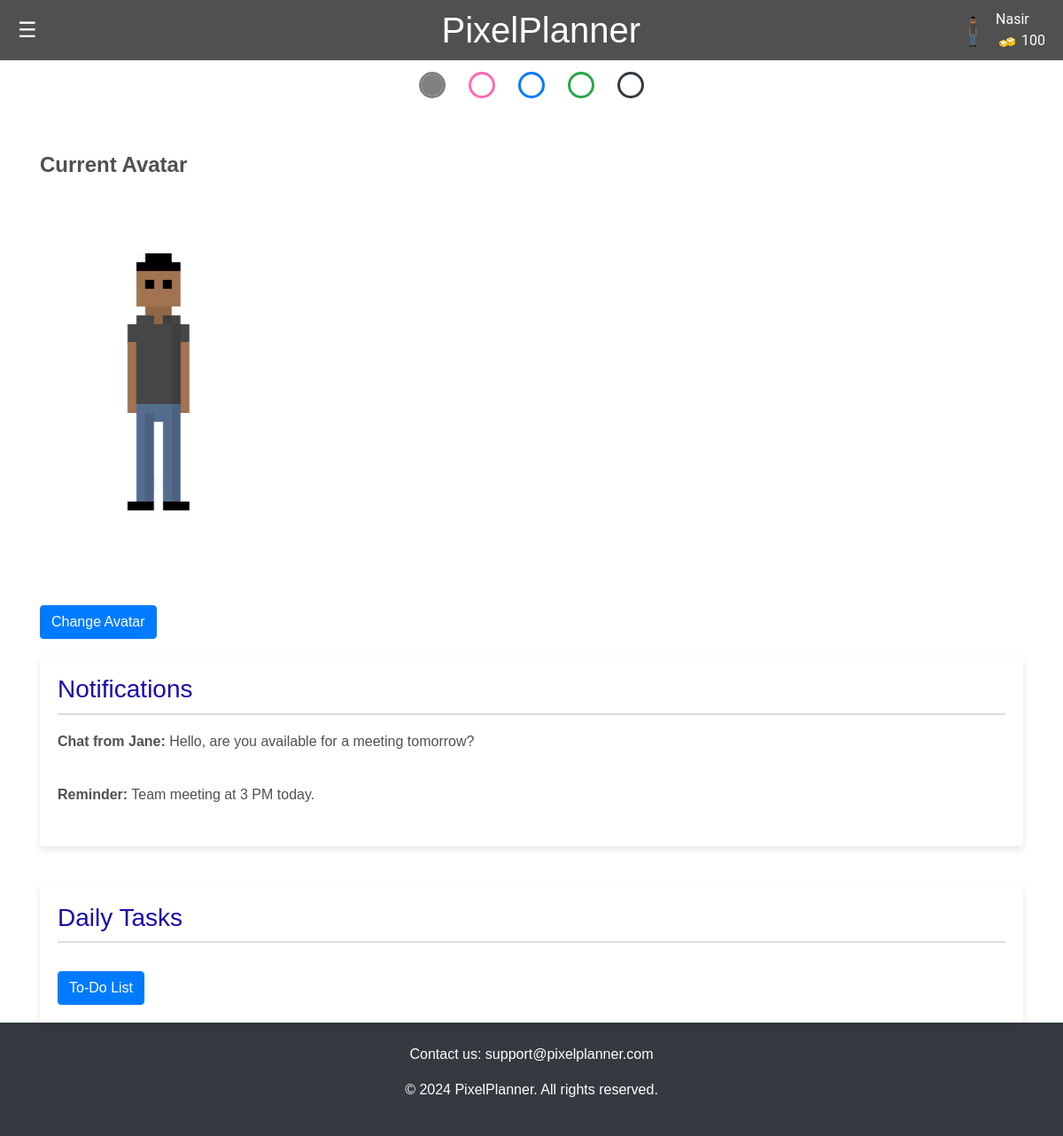
/dashboard (signed in), run on the app's committed database.
### app.py (models this page shows, shortened)
class User(db.Model):
    id = db.Column(db.Integer, primary_key=True)
    name = db.Column(db.String(100), nullable=False)
    email = db.Column(db.String(100), unique=True)
    password = db.Column(db.String(100))
    canvas_api_key = db.Column(db.String(255))
    course_codes_list = db.Column(db.String(255))
    avatar = db.Column(db.String(255))
    coins = db.Column(db.Integer)
    color_picker_unlocked = db.Column(db.Boolean, default=False)
    user_items = db.relationship('UserItem', backref='user', lazy=True, cascade="all, delete, delete-orphan")

### app.py (the view)
@app.route('/dashboard')
def dashboard():
    if 'email' not in session:
        flash('Please log in to access the dashboard.')
        return redirect(url_for('login'))
    user = User.query.filter_by(email=session['email']).first()
    assignments = Todo.query.all()
    if not user:
        flash('User not found.')
        return redirect(url_for('login'))
    return render_template('dashboard.html', user=user, tasks = assignments)

### templates/dashboard.html (shortened to what this page needs)
<!DOCTYPE html>
<html lang="en">
<head>
  <link rel="stylesheet" href="https://cdn.jsdelivr.net/npm/bootstrap@4.6.2/dist/css/bootstrap.min.css">
  <link rel="stylesheet" href="/static/css/styles.css">
</head>
<header>
    <div class="menu-icon" onmouseover="openNav()" onmouseout="closeNav()">&#9776;</div>
    <h1>PixelPlanner</h1>
    <div class="profile-info">
        <img src="{{ url_for('static', filename='images/' + user.avatar) }}" alt="User Avatar" class="avatar">
        <div class="player-info">
            <span class="player-name">{{session.get('user_name', 'Guest')}}</span>
            <span class="player-coins"><img src="{{ url_for('static', filename='images/coin.png') }}" alt="Coin"> {{
                user.coins }}</span>
</header>
<body>
    {% if user.color_picker_unlocked %}
    <form class="color-picker">
        <fieldset>
            <input type="radio" name="theme" id="light" checked>
            <input type="radio" name="theme" id="pink">
            <input type="radio" name="theme" id="blue">
            <input type="radio" name="theme" id="green">
            <input type="radio" name="theme" id="dark">
        </fieldset>
    </form>
    {% else %}
    <p class="locked-feature-notice">Visit the Shop to Unlock Themes</p>
    {% endif %}
<div class="container mt-5">
    <div class="row">
        <div class="col-md-6">
            <h3 class="avatar-header"> Current Avatar</h3>
            <img src="{{ url_for('static', filename='images/' + (user.avatar if user.avatar else 'pixelBoy.png')) }}" alt="User Avatar" class="user-avatar-large">
            <br>
            <a href="/shop" class="btn btn-primary mt-3">Change Avatar</a>
        </div>
        <div class="col-md-12">
            <div class="notification-box rounded">
                <h3>Notifications</h3>
                <p><strong>Chat from Jane:</strong> Hello, are you available for a meeting tomorrow?</p>
                <p><strong>Reminder:</strong> Team meeting at 3 PM today.</p>
            </div>
        </div>
        <div class="col-md-12 mt-4">
            <div class="task-box rounded">
                <h3>Daily Tasks</h3>
                <a href="/todo" class="btn btn-primary mt-3">To-Do List</a>
            </div>
        </div>
    </div>
</div>
<footer class="footer bg-dark text-white py-4">
    <div class="container text-center">
        <p>Contact us: support@pixelplanner.com</p>
        <p>&copy; 2024 PixelPlanner. All rights reserved.</p>
    </div>
</footer>
</body>
</html>

### static/css/styles.css (style rules this page uses)
body, html { height: 100%; margin: 0; padding: 0; font-family: Arial, sans-serif; background-color: var(--bg-color); color: var(--text-color); }
body, html { margin: 0; padding: 0; font-family: Arial, sans-serif; }
header { display: flex; justify-content: space-between; align-items: center; background-color: var(--notification-text-color); padding: 10px 20px; position: relative; }
header h1 { margin: 0; flex-grow: 1; text-align: center; color: var(--bg-color) }
.menu-icon { cursor: pointer; font-size: 24px; color: var(--bg-color); }
.profile-info { display: flex; align-items: center; position: absolute; top: 10px; right: 20px; font-family: 'Roboto', sans-serif; color: var(--bg-color); }
.avatar { height: 50px; width: auto; border-radius: 50%; }
.player-info { display: flex; flex-direction: column; margin-left: 10px }
body { font-family: Arial, sans-serif; background-color: var(--bg-color); margin: 0; padding: 0; }
.avatar-header { color: var(--avatar-header); font-size: 24px; font-weight: bold; }
.user-avatar-large { flex: 1; width: 50%; display: flex; justify-content: center; align-items: center; }
.rounded { background-color: var(--bg-color); padding: 20px; border-radius: 8px; box-shadow: 0px 4px 8px rgba(0,0,0,0.1); margin-top: 20px; }
.notification-box h3, .task-box h3 { color: var(--link-color); border-bottom: 2px solid var(--border-color); padding-bottom: 10px; }
.notification-box p, .task-box li a { padding: 10px 0; display: block; color: var(--notification-text-color); }
.notification-box, .task-box { background-color: var(--bg-color); padding: 20px; border-radius: 10px; box-shadow: 0 4px 8px rgba(0, 0, 0, 0.1); }
.color-picker>fieldset { border: 0; display: flex; gap: 2rem; width: fit-content; background: fff; padding: 1rem 3rem; margin-inline: auto; border-radius: 0 0 1rem 1rem; }
.color-picker input[type="radio"] { appearance: none; width: 1.5rem; height: 1.5rem; outline: 3px solid var(--radio-color, currentColor); border-radius: 50%; }
.color-picker input[type="radio"]:checked { background: var(--radio-color); }
.color-picker input[type="radio"]#light { --radio-color: gray; }
.color-picker input[type="radio"]#pink { --radio-color: #ff69b4; }
.color-picker input[type="radio"]#blue { --radio-color: #007bff; }
.color-picker input[type="radio"]#green { --radio-color: #28a745; }
.color-picker input[type="radio"]#dark { --radio-color: #343a40; }
:root { --bg-color: #fff; --text-color: #333; --link-color: #007bff; --hover-bg-color: #cccccc; --hover-text-decoration: underline; --notification-text-color: #666; --border-color: #eee; }
:root:has(#light:checked) { --bg-color: #ffffff; --text-color: #333333; --link-color: #1a0dab; --hover-text-decoration: underline; --notification-text-color: #505050; --border-color: #dddddd; --avatar-header: #505050; --background-bg-color: #ffffff; --calendar-bg-color: #ffffff; --todo-header-color: #505050; --toolbar-title-color: #505050; --event-color: #333333; --chat-title-color: #505050; }
a { color: var(--link-color); }

### data on the page
User: avatar (picture), get "Nasir", coins "100"
